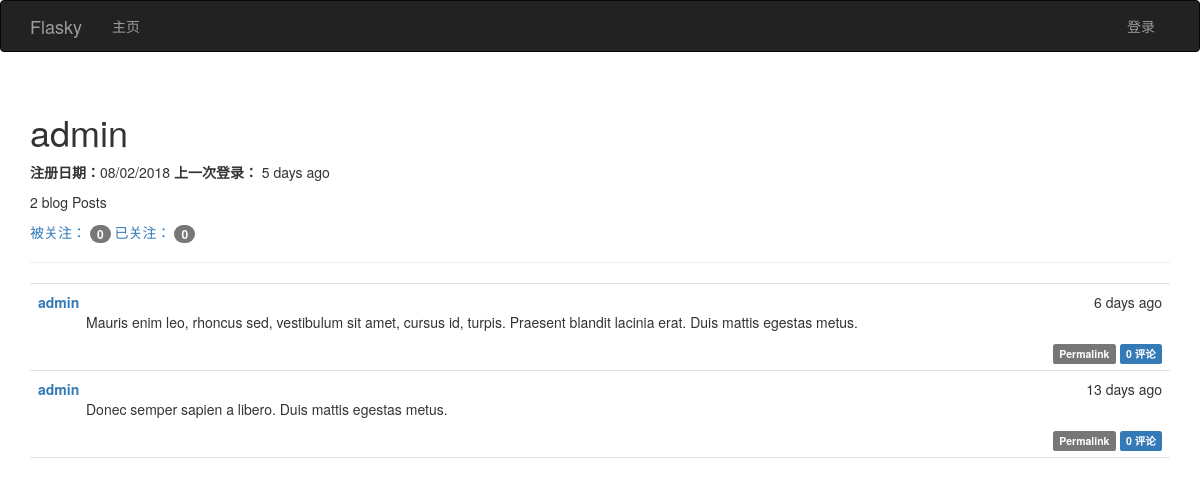
The app's page /user/admin, older data.
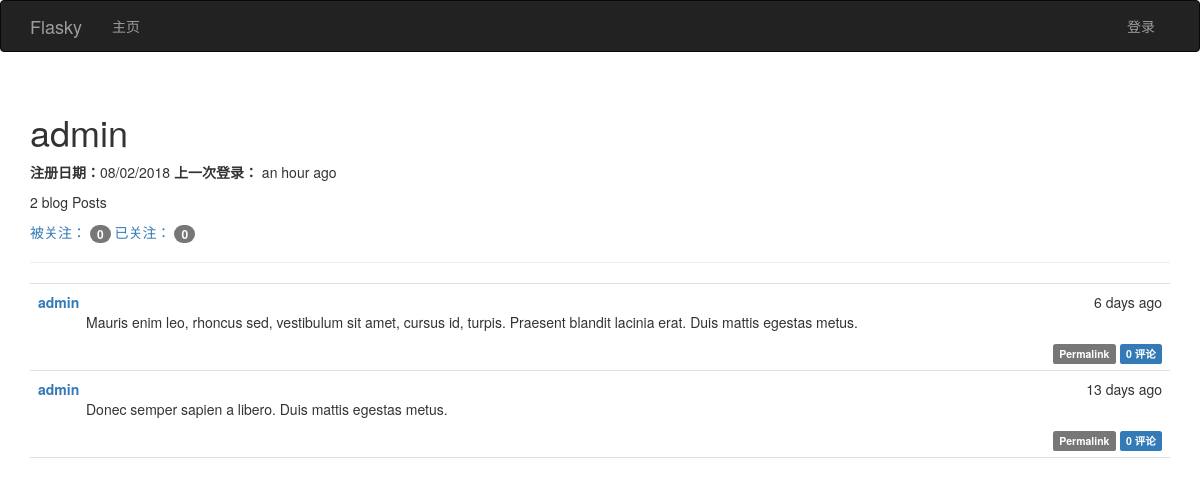
The same page, newer data.
### app/models.py (models this page shows, shortened)
class User(UserMixin, db.Model):
    __tablename__ = 'users'
    id = db.Column(db.Integer, primary_key=True)
    username = db.Column(db.String(64), unique=True, index=True)
    email = db.Column(db.String(64), unique=True,index=True)
    role_id = db.Column(db.Integer, db.ForeignKey('roles.id'))
    password_hash = db.Column(db.String(128))
    confirmed = db.Column(db.Boolean, default= False)
    name = db.Column(db.String(64))
    location = db.Column(db.String(128))
    about_me = db.Column(db.Text())
    member_since = db.Column(db.DateTime(), default=datetime.utcnow)
    last_seen = db.Column(db.DateTime(), default=datetime.utcnow)
    posts = db.relationship('Post', backref='author', lazy='dynamic')
    followed = db.relationship('Follow', foreign_keys=[Follow.follower_id], backref=db.backref('follower', lazy='joined')
                               , lazy='dynamic', cascade='all,delete-orphan')
    followers = db.relationship('Follow', foreign_keys=[Follow.followed_id], backref=db.backref('followed',lazy='joined')
                                , lazy='dynamic',cascade='all,delete-orphan')
    comments = db.relationship('Comment', backref='author',lazy='dynamic')
    @property
    def password(self):
        raise AttributeError('password is not a readable attribute')

### app/main/views.py (the view)
@main.route('/user/<username>')
def user(username):
    user = User.query.filter_by(username= username).first()
    if user is None:
        abort(404)
    posts = user.posts.order_by(Post.timestamp.desc()).all()
    return render_template('user.html', user=user, posts=posts)

### app/auth/views.py (called while the page is built)
@auth.before_app_request
def before_request():
    if current_user.is_authenticated:
        current_user.ping()
        if not current_user.confirmed and request.endpoint[:5] != 'auth.':
            return redirect(url_for('auth.unconfirmed'))

### app/main/__init__.py (called while the page is built)
@main.app_context_processor
def inject_permissions():
    return dict(Permission=Permission)

### app/models.py (called while the page is built)
    def can(self, permission):
        return False

    def is_administrator(self):
        return False

### app/templates/user.html (shortened to what this page needs)
{%  extends "base.html" %}
{%  import "bootstrap/wtf.html" as wtf %}
{% block page_content %}
    <div class="page-header">
        <h1>  {{ user.username }} </h1>
     <p>
         <b>注册日期：</b>{{ moment(user.member_since).format('L') }}
         <b>上一次登录：</b> {{ moment(user.last_seen).fromNow(refresh=True) }}
     </p>
     <p> {{ user.posts.count() }} blog Posts</p>
    <p>
        <a href="{{ url_for('.followers', username=user.username) }}">被关注：
            <span class="badge">{{  user.followers.count() }}</span> </a>
         <a href="{{ url_for('.followed_by', username=user.username) }}">已关注：
            <span class="badge">{{  user.followed.count() }}</span> </a>
    </p>
    </div>
      {%  include '_posts.html' %}
{% endblock %}

Row changes from the older to the newer data that the page shows:
changed User "admin": last_seen "5 days ago" → "an hour ago"
